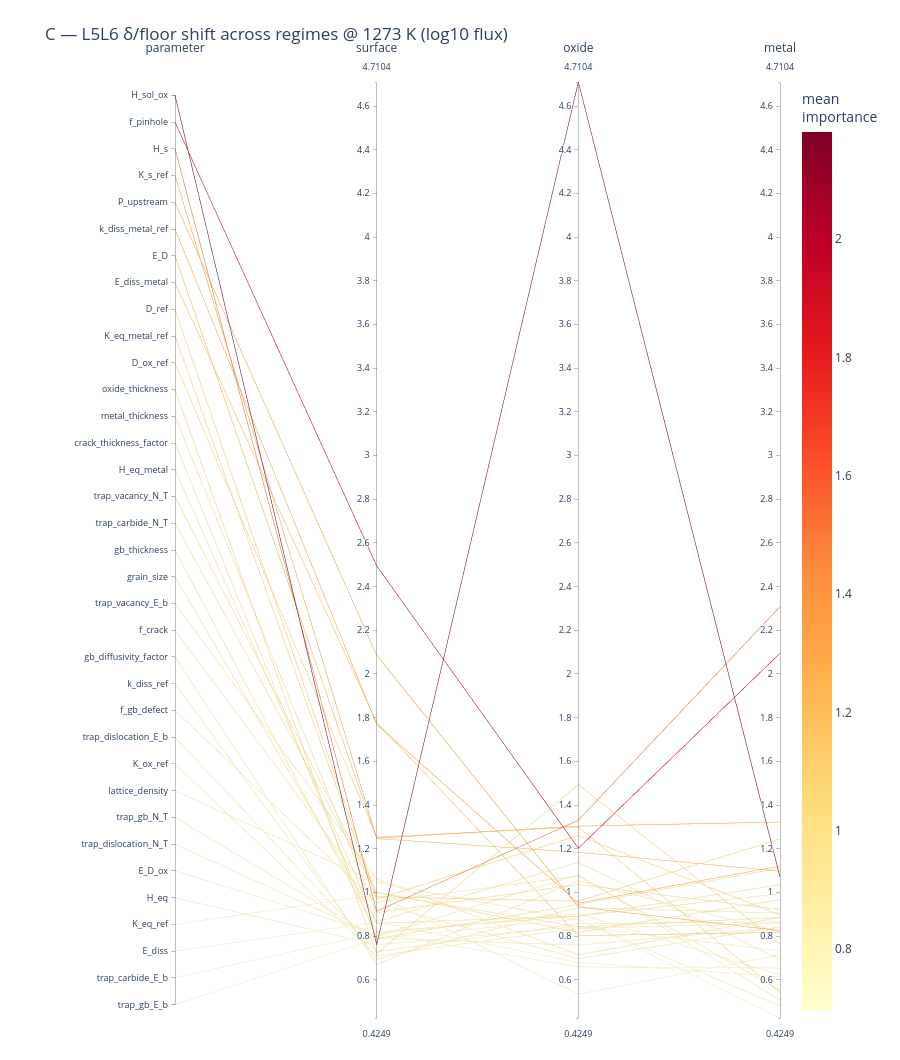

The cell this chart's notebook holds for it:
### Markdown cell above
## C — δ/floor sensitivity shift across regimes

Each line is a **parameter**; axes are the three regimes; height = its **`delta_over_floor`**
for log10(flux). Steeply sloped lines are parameters whose importance changes between regimes.
Colour = mean importance.

Read the 1.0 level as the noise floor: a parameter near or below it in every column is not
resolved anywhere, and its slope is noise rather than physics.

### Code cell
matC = (routeB_T[routeB_T.metric == 'flux']
        .pivot(index='parameter', columns='regime', values='delta_over_floor')
        .reset_index())
matC = matC[['parameter'] + [r for r in REGIMES if r in matC.columns]]

figC = parallel_coordinates_sensitivity(
    matC, regimes=tuple(REGIMES),
    title=f'C — L5L6 δ/floor shift across regimes @ {T_SHOW} K (log10 flux)',
    save_html=os.path.join(FIG_DIR, 'pcp_C_sensitivity.html'))
print("floors at this temperature:")
print(routeB_T[routeB_T.metric == 'flux'].groupby('regime')['floor'].first().round(4).to_string())
figC

### Figure 1 — Plotly figure (JSON) as saved in the notebook; plotly's stock layout.template omitted (floating-point values rounded to 4 significant figures)
{"data": [{"dimensions": [{"label": "parameter", "range": [-0.5, 34.5], "ticktext": ["H_sol_ox", "f_pinhole", "H_s", "K_s_ref", "P_upstream", "k_diss_metal_ref", "E_D", "E_diss_metal", "D_ref", "K_eq_metal_ref", "D_ox_ref", "oxide_thickness", "metal_thickness", "crack_thickness_factor", "H_eq_metal", "trap_vacancy_N_T", "trap_carbide_N_T", "gb_thickness", "grain_size", "trap_vacancy_E_b", "f_crack", "gb_diffusivity_factor", "k_diss_ref", "f_gb_defect", "trap_dislocation_E_b", "K_ox_ref", "lattice_density", "trap_gb_N_T", "trap_dislocation_N_T", "E_D_ox", "H_eq", "K_eq_ref", "E_diss", "trap_carbide_E_b", "trap_gb_E_b"], "tickvals": [34, 33, 32, 31, 30, 29, 28, 27, 26, 25, 24, 23, 22, 21, 20, 19, 18, 17, 16, 15, 14, 13, 12, 11, 10, 9, 8, 7, 6, 5, 4, 3, 2, 1, 0], "values": [34, 33, 32, 31, 30, 29, 28, 27, 26, 25, 24, 23, 22, 21, 20, 19, 18, 17, 16, 15, 14, 13, 12, 11, 10, 9, 8, 7, 6, 5, 4, 3, 2, 1, 0]}, {"label": "surface", "range": [0.4249, 4.71], "values": [0.7605, 2.495, 0.9134, 1.248, 2.086, 1.769, 1.246, 1.778, 0.9798, 0.9693, 1.253, 0.7193, 0.9077, 0.7885, 0.8583, 1.002, 0.9969, 0.8189, 0.8668, 1.062, 0.9555, 0.6693, 0.6935, 0.9515, 0.7281, 0.7106, 1.045, 0.7899, 0.7988, 0.8115, 0.7606, 0.9896, 0.8636, 0.8154, 0.789]}, {"label": "oxide", "range": [0.4249, 4.71], "values": [4.71, 1.202, 1.33, 1.303, 0.9333, 0.9506, 1.184, 0.8022, 0.9601, 1.261, 1.299, 1.494, 1.036, 0.944, 0.892, 0.8173, 0.8419, 0.8914, 1.138, 0.7139, 1.075, 1.054, 0.9307, 0.6966, 0.8566, 0.8355, 0.8736, 0.7585, 1.081, 0.9027, 0.8436, 0.534, 0.6795, 0.6589, 0.8781]}, {"label": "metal", "range": [0.4249, 4.71], "values": [1.071, 2.095, 2.308, 1.322, 0.8249, 1.121, 1.097, 0.817, 1.244, 0.8968, 0.5407, 0.7645, 0.9215, 1.111, 1.035, 0.9664, 0.8849, 0.9939, 0.6941, 0.8856, 0.5519, 0.8187, 0.9053, 0.8419, 0.8644, 0.8583, 0.4805, 0.8399, 0.5068, 0.6221, 0.7318, 0.7143, 0.6141, 0.6537, 0.4249]}], "labelangle": 0, "labelfont": {"size": 12}, "labelside": "top", "line": {"color": [2.181, 1.931, 1.517, 1.291, 1.281, 1.28, 1.176, 1.133, 1.061, 1.042, 1.031, 0.9925, 0.9551, 0.9479, 0.9285, 0.9285, 0.9079, 0.9014, 0.8995, 0.887, 0.8606, 0.8473, 0.8432, 0.83, 0.8164, 0.8015, 0.7997, 0.7961, 0.7954, 0.7788, 0.7787, 0.7459, 0.7191, 0.7094, 0.6974], "colorbar": {"title": {"text": "mean<br>importance"}}, "colorscale": [[0, "rgb(255,255,204)"], [0.125, "rgb(255,237,160)"], [0.25, "rgb(254,217,118)"], [0.375, "rgb(254,178,76)"], [0.5, "rgb(253,141,60)"], [0.625, "rgb(252,78,42)"], [0.75, "rgb(227,26,28)"], [0.875, "rgb(189,0,38)"], [1, "rgb(128,0,38)"]], "showscale": true}, "rangefont": {"size": 9}, "tickfont": {"size": 9}, "type": "parcoords"}], "layout": {"font": {"size": 12}, "height": 1060, "margin": {"b": 40, "l": 175, "r": 120, "t": 80}, "title": {"text": "C — L5L6 δ/floor shift across regimes @ 1273 K (log10 flux)"}}}
